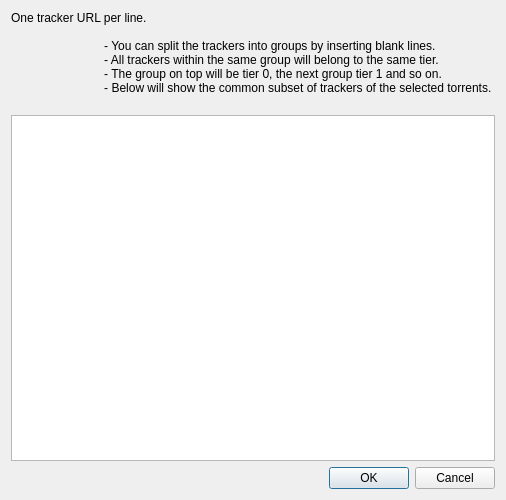
<?xml version="1.0" encoding="UTF-8"?>
<ui version="4.0">
    <class>TrackerEntriesDialog</class>
    <widget class="QDialog" name="TrackerEntriesDialog">
        <property name="geometry">
            <rect>
                <x>0</x>
                <y>0</y>
                <width>506</width>
                <height>500</height>
            </rect>
        </property>
        <property name="windowTitle">
            <string>Edit trackers</string>
        </property>
        <layout class="QVBoxLayout" name="verticalLayout">
            <item>
                <widget class="QLabel" name="label">
                    <property name="text">
                        <string>One tracker URL per line.

                            - You can split the trackers into groups by inserting blank lines.
                            - All trackers within the same group will belong to the same tier.
                            - The group on top will be tier 0, the next group tier 1 and so on.
                            - Below will show the common subset of trackers of the selected torrents.
                        </string>
                    </property>
                </widget>
            </item>
            <item>
                <widget class="QPlainTextEdit" name="plainTextEdit">
                    <property name="tabChangesFocus">
                        <bool>true</bool>
                    </property>
                </widget>
            </item>
            <item>
                <widget class="QDialogButtonBox" name="buttonBox">
                    <property name="standardButtons">
                        <set>QDialogButtonBox::Cancel|QDialogButtonBox::Ok</set>
                    </property>
                </widget>
            </item>
        </layout>
    </widget>
    <resources/>
    <connections/>
</ui>
